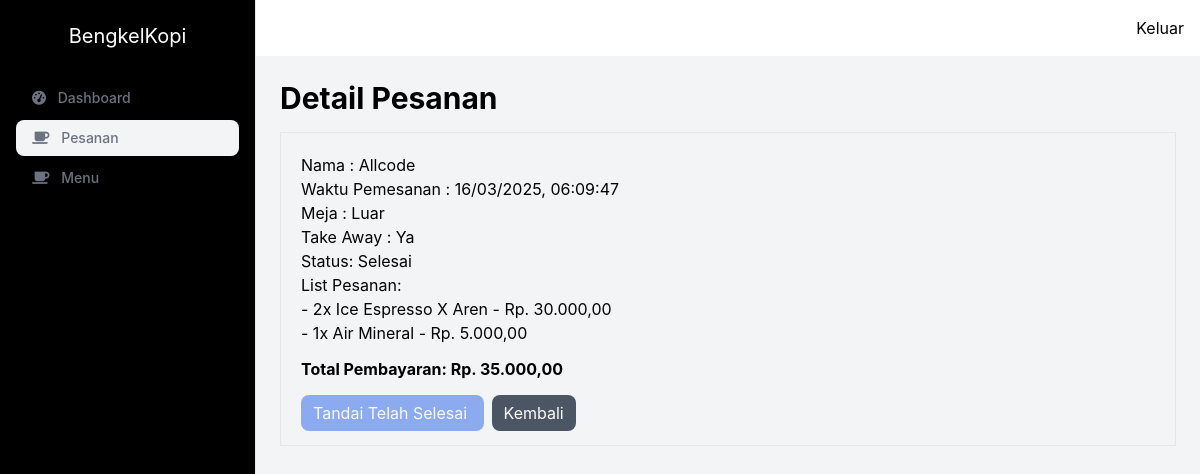
Page /admin/pesanan/detail.php?id=2 (signed in) on the committed database.
### tables this page shows
CREATE TABLE `pesanan` (
  `id` int(11) NOT NULL,
  `nama` varchar(255) NOT NULL,
  `meja` enum('luar','dalam') NOT NULL,
  `take_away` enum('ya','tidak') NOT NULL DEFAULT 'tidak',
  `status` enum('proses','selesai') NOT NULL DEFAULT 'proses',
  `waktu_pemesanan` datetime NOT NULL
);

CREATE TABLE `orders` (
  `id` int(11) NOT NULL,
  `id_pesanan` int(11) NOT NULL,
  `id_menu` int(11) NOT NULL,
  `jumlah` int(11) NOT NULL
);

CREATE TABLE `menus` (
  `id` int(11) NOT NULL,
  `nama` varchar(255) DEFAULT NULL,
  `harga` double DEFAULT NULL,
  `status` enum('on','off') DEFAULT 'off',
  `qr_code` varchar(255) DEFAULT NULL
);

### admin/pesanan/detail.php (the view, shortened to what this page needs)
<!DOCTYPE html>
<html lang="en">
<head>
    <script src="https://cdn.tailwindcss.com"></script>
    <link rel="stylesheet" href="https://cdn.datatables.net/1.13.4/css/jquery.dataTables.min.css">
    <link rel="stylesheet" href="https://cdnjs.cloudflare.com/ajax/libs/font-awesome/6.0.0-beta3/css/all.min.css">
</head>
<body class="flex h-screen">
    <div id="sidebar"
        class="fixed inset-y-0 left-0 w-64 bg-black border-r z-50 border-gray-200 p-4 sidebar-transition hidden-sidebar md:static md:transform-none">
        <div class="flex justify-center">
            <span class="grid h-10 place-content-center rounded-lg bg-black text-xl text-white px-3">
                BengkelKopi
            </span>
        </div>
        <ul id="sidebar-menu" class="mt-6 space-y-1">
            <li>
                <a href="../dashboard.php" class="block rounded-lg px-4 py-2 text-sm font-medium text-gray-500">
                    <i class="fas fa-tachometer-alt mr-2"></i> Dashboard
                </a>
            </li>
            <li>
                <a href="#"
                    class="block rounded-lg bg-gray-100 px-4 py-2 text-sm font-medium text-gray-500 hover:bg-gray-100 hover:text-gray-700">
                    <i class="fas fa-coffee mr-2"></i> Pesanan
                </a>
            </li>
            <li>
                <a href="../menu/index.php"
                    class="block rounded-lg px-4 py-2 text-sm font-medium text-gray-500 hover:bg-gray-100 hover:text-gray-700">
                    <i class="fas fa-coffee mr-2"></i> Menu
                </a>
            </li>
        </ul>
    </div>
    <div class="flex flex-col flex-1 overflow-hidden">
        <nav class="bg-white p-4 sticky top-0 z-10">
            <div class="flex justify-between items-center">
                <ul class="hidden md:flex space-x-4 ml-auto">
                    <a href="../../logout.php">Keluar</a>
                </ul>
            </div>
        </nav>
        <div class="flex-1 p-6 bg-gray-100 overflow-y-auto">
            <h1 class="text-3xl font-bold">Detail Pesanan</h1>
            <?php
            include '../../backend/connection.php';
            $id = $_GET['id'];
            $sql = "SELECT nama, waktu_pemesanan, meja, take_away, status FROM pesanan WHERE id = ?";
            $stmt = $conn->prepare($sql);
            $stmt->bind_param("i", $id);
            $stmt->execute();
            $result = $stmt->get_result();
            if ($result->num_rows > 0) {
                $row = $result->fetch_assoc();
            ?>
                <div class="overflow-x-auto mt-4">
                    <div class="border py-5 px-5">
                        <p>Nama : <?php echo htmlspecialchars($row['nama']); ?></p>
                        <p>Waktu Pemesanan : <?php echo date('d/m/Y, H:i:s', strtotime($row['waktu_pemesanan'])); ?></p>
                        <p>Meja : <?php echo htmlspecialchars(ucwords($row['meja'])); ?></p>
                        <p>Take Away : <?php echo $row['take_away'] == 'ya' ? 'Ya' : 'Tidak'; ?></p>
                        <p>Status: <?php echo htmlspecialchars(ucwords($row['status'])); ?></p>
                        <p>List Pesanan:</p>
                        <ul>
                            <?php
                            $sql_items = "
                                                    SELECT menus.nama, orders.jumlah, menus.harga
                                                    FROM orders
                                                    JOIN menus ON orders.id_menu = menus.id
                                                    WHERE orders.id_pesanan = ?";
                            $stmt_items = $conn->prepare($sql_items);
                            $stmt_items->bind_param('i', $id);
                            $stmt_items->execute();
                            $result_items = $stmt_items->get_result();
                            $total_price = 0;
                            while ($item = $result_items->fetch_assoc()) {
                                $quantity = (int) $item['jumlah'];
                                $price = (float) $item['harga'];
                                $item_total = $quantity * $price;
                                $total_price += $item_total;
                                echo '<li> - ' . htmlspecialchars($quantity) . 'x ' . htmlspecialchars($item['nama']) . ' - Rp. ' . number_format($item_total, 2, ',', '.') . '</li>';
                            }
                            echo "<p class='mb-5 mt-3 font-bold'>Total Pembayaran: Rp. " . number_format($total_price, 2, ',', '.') . '</p>';
                            ?>
                        </ul>
                        <a href="mark_complete.php?id=<?php echo $id; ?>"
                            class="bg-blue-600 px-3 mr-2 py-2 rounded-lg text-white
   <?php echo htmlspecialchars($row['status']) === 'selesai' ? 'cursor-not-allowed opacity-50 pointer-events-none' : ''; ?>">
                            Tandai Telah Selesai
                        </a>
                        <a href="index.php" class="bg-gray-600 px-3 py-2 rounded-lg text-white">Kembali</a>
                    </div>
                </div>
            <?php
            } else {
                echo "<p>Data pesanan tidak ditemukan.</p>";
            }
            ?>
        </div>
    </div>
</body>
</html>

### admin/pesanan/detail.php (style rules this page uses)
body { font-family: 'Inter', sans-serif; }
.sidebar-transition { transition: transform 0.3s ease-in-out; }
.hidden-sidebar { transform: translateX(-100%); }

### rows in the picture
pesanan: nama "Allcode", waktu_pemesanan "16/03/2025, 06:09:47", meja "Luar", status "Selesai"
orders: jumlah "2", id_menu.nama "Ice Espresso X Aren", jumlah.harga "30.000,00"
orders: jumlah "1", id_menu.nama "Air Mineral", jumlah.harga "5.000,00"

### other values in the picture
$total_price "35.000,00"
